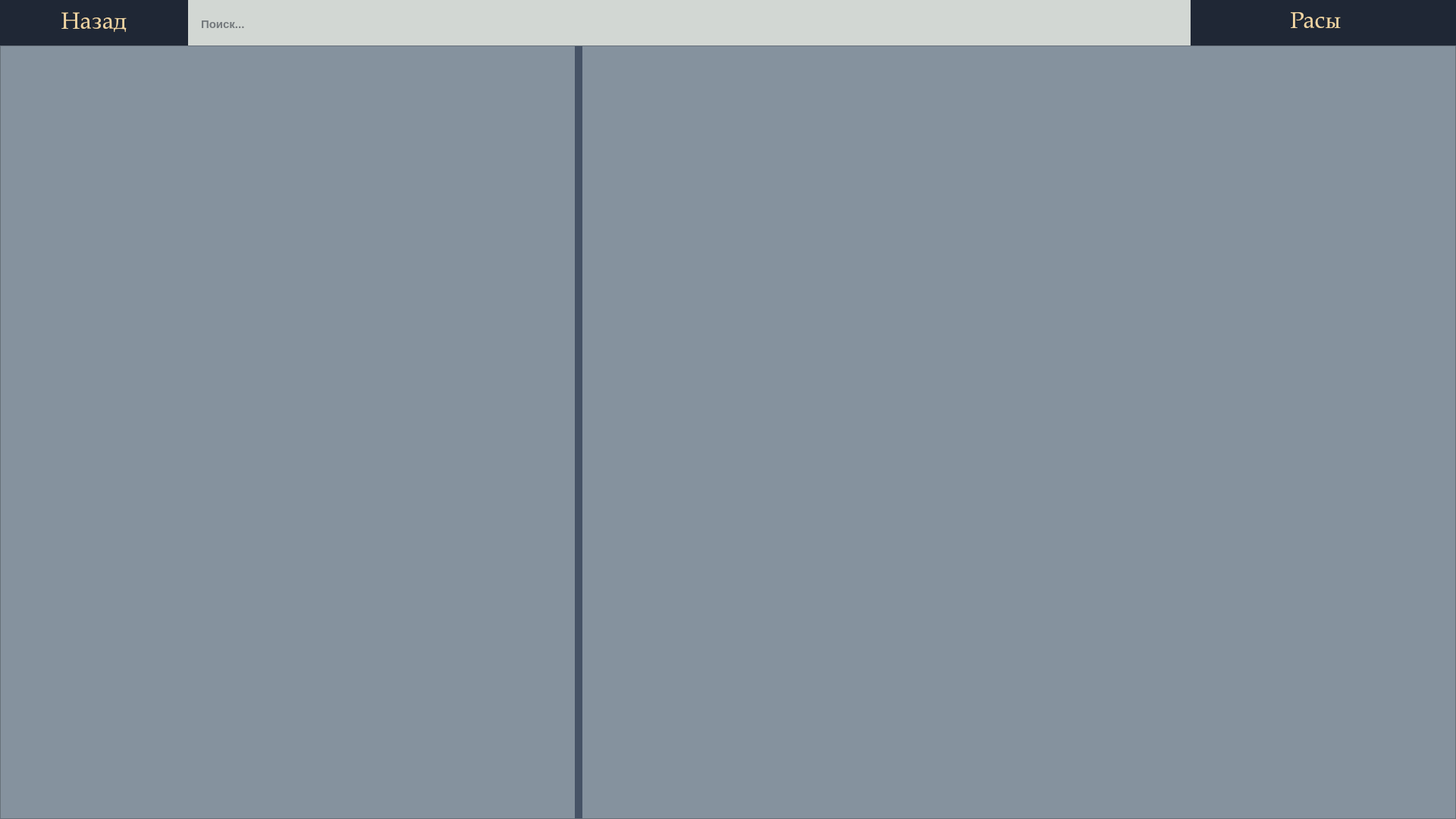
<?xml version="1.0" encoding="UTF-8"?>
<ui version="4.0">
 <class>classes</class>
 <widget class="QWidget" name="classes">
  <property name="geometry">
   <rect>
    <x>0</x>
    <y>0</y>
    <width>1920</width>
    <height>1080</height>
   </rect>
  </property>
  <property name="maximumSize">
   <size>
    <width>16777215</width>
    <height>16777215</height>
   </size>
  </property>
  <property name="windowTitle">
   <string>Form</string>
  </property>
  <property name="styleSheet">
   <string notr="true">QWidget {
    background-color: rgb(133, 146, 158);
}
QWidget {
    font-family: &quot;Palatino Linotype&quot;;
}</string>
  </property>
  <layout class="QVBoxLayout" name="verticalLayout_2" stretch="2,11">
   <property name="spacing">
    <number>0</number>
   </property>
   <property name="leftMargin">
    <number>0</number>
   </property>
   <property name="topMargin">
    <number>0</number>
   </property>
   <property name="rightMargin">
    <number>0</number>
   </property>
   <property name="bottomMargin">
    <number>0</number>
   </property>
   <item>
    <widget class="QWidget" name="TopBar" native="true">
     <property name="maximumSize">
      <size>
       <width>16777215</width>
       <height>60</height>
      </size>
     </property>
     <property name="styleSheet">
      <string notr="true">#topBar {
    background-color: rgb(24, 32, 43); /* Красим весь верх в цвет правой панели */
    border: none;
}</string>
     </property>
     <layout class="QHBoxLayout" name="horizontalLayout_4" stretch="2,11,0">
      <property name="spacing">
       <number>0</number>
      </property>
      <property name="leftMargin">
       <number>0</number>
      </property>
      <property name="topMargin">
       <number>0</number>
      </property>
      <property name="rightMargin">
       <number>0</number>
      </property>
      <property name="bottomMargin">
       <number>0</number>
      </property>
      <item>
       <widget class="QPushButton" name="btn_back">
        <property name="minimumSize">
         <size>
          <width>248</width>
          <height>62</height>
         </size>
        </property>
        <property name="font">
         <font>
          <family>Palatino Linotype</family>
          <pointsize>23</pointsize>
         </font>
        </property>
        <property name="styleSheet">
         <string notr="true">QPushButton {
    background-color: rgb(31, 39, 53);  /* Тёмно-синий цвет, как у кнопок классов */
    color: rgb(240, 213, 163);          /* Яркое золото для текста */
    border: none;                       /* Убираем рамки, чтобы была сплошная заливка */
    border-radius: 0px;                 /* Прямые углы в стиль вашей поисковой строки */
    padding: 6px 18px;                  /* Внутренние отступы */
}

/* Эффект при наведении мышки */
QPushButton:hover {
    background-color: rgb(45, 56, 76);  /* Кнопка становится чуть светлее */
}

/* Эффект при нажатии (Шаг 3 из нашего плана) */
QPushButton:pressed {
    background-color: rgb(45, 56, 76);  /* Темнеет в цвет главного фона */
    color: rgb(212, 163, 89);           /* Золото текста загорается ярче */
}</string>
        </property>
        <property name="text">
         <string>Назад</string>
        </property>
       </widget>
      </item>
      <item>
       <widget class="QLineEdit" name="search_input">
        <property name="minimumSize">
         <size>
          <width>250</width>
          <height>63</height>
         </size>
        </property>
        <property name="maximumSize">
         <size>
          <width>10000</width>
          <height>16777215</height>
         </size>
        </property>
        <property name="font">
         <font>
          <family>Segoe UI</family>
          <pointsize>-1</pointsize>
          <bold>true</bold>
         </font>
        </property>
        <property name="styleSheet">
         <string notr="true">QLineEdit {
    background-color: rgb(210, 215, 211);
    color: rgb(21, 27, 38);
    border: none;
    border-radius: 0px;
    padding: 6px 15px;
    font-family: &quot;Segoe UI&quot;;
    font-size: 15px;
    font-weight: bold;
}
QLineEdit:focus { outline: none; background-color: rgb(222, 227, 223); }</string>
        </property>
        <property name="text">
         <string/>
        </property>
        <property name="placeholderText">
         <string>Поиск...</string>
        </property>
       </widget>
      </item>
      <item>
       <widget class="QLabel" name="label">
        <property name="minimumSize">
         <size>
          <width>350</width>
          <height>0</height>
         </size>
        </property>
        <property name="font">
         <font>
          <family>Palatino Linotype</family>
          <pointsize>23</pointsize>
         </font>
        </property>
        <property name="styleSheet">
         <string notr="true">background-color: rgb(31, 39, 53);  /* Тёмно-синий цвет самой плашки лейбла */
color: rgb(240, 213, 163);          /* Яркое золото для букв шрифта */
border: none;                       /* Убираем стандартные рамки Windows */</string>
        </property>
        <property name="text">
         <string>                 Расы</string>
        </property>
        <property name="textFormat">
         <enum>Qt::TextFormat::AutoText</enum>
        </property>
        <property name="wordWrap">
         <bool>true</bool>
        </property>
       </widget>
      </item>
     </layout>
     <zorder>search_input</zorder>
     <zorder>btn_back</zorder>
     <zorder>label</zorder>
    </widget>
   </item>
   <item>
    <widget class="QFrame" name="mainContent">
     <property name="frameShape">
      <enum>QFrame::Shape::StyledPanel</enum>
     </property>
     <property name="frameShadow">
      <enum>QFrame::Shadow::Raised</enum>
     </property>
     <layout class="QHBoxLayout" name="horizontalLayout_3" stretch="2,3">
      <property name="spacing">
       <number>0</number>
      </property>
      <property name="leftMargin">
       <number>0</number>
      </property>
      <property name="topMargin">
       <number>0</number>
      </property>
      <property name="rightMargin">
       <number>0</number>
      </property>
      <property name="bottomMargin">
       <number>0</number>
      </property>
      <item>
       <widget class="QFrame" name="leftContentPanel">
        <property name="minimumSize">
         <size>
          <width>412</width>
          <height>71</height>
         </size>
        </property>
        <property name="styleSheet">
         <string notr="true">#leftContentPanel {
    background-color: rgb(133, 146, 158);
    border: none;
    border-right: 10px solid rgb(70, 83, 102);
}</string>
        </property>
        <property name="frameShape">
         <enum>QFrame::Shape::StyledPanel</enum>
        </property>
        <property name="frameShadow">
         <enum>QFrame::Shadow::Raised</enum>
        </property>
        <layout class="QVBoxLayout" name="verticalLayout">
         <item>
          <widget class="QListWidget" name="listWidget">
           <property name="font">
            <font>
             <family>Palatino Linotype</family>
             <pointsize>18</pointsize>
            </font>
           </property>
           <property name="styleSheet">
            <string notr="true">QListWidget {
    background-color: transparent;      /* Прозрачный фон списка */
    border: none;                       /* Убираем внешние рамки */
    outline: none;                      /* Отключаем пунктирные линии выбора */
}

/* Настройка внешнего вида элементов списка (строк с классами) */
QListWidget::item {
    background-color: rgb(31, 39, 53);  /* Тёмно-синий цвет плашки по умолчанию */
    color: rgb(240, 213, 163);          /* Спокойное золото для текста */
    border-radius: 8px;                 /* Скругление углов */
    padding: 12px 20px;                 /* Внутренние отступы */
    margin-bottom: 10px;                /* Расстояние между строками */
    

}

/* Эффект при наведении мышки */
QListWidget::item:hover {
    background-color: rgb(45, 56, 76);  /* Кнопка становится чуть светлее */
}

/* Эффект, когда класс в списке ВЫБРАН (на него нажали) */
QListWidget::item:selected {
    /* Фон остаётся вашим, тёмно-сине-стальным */
    background-color: rgb(41, 52, 71);  
    
    /* ТОТ САМЫЙ ЭФФЕКТ: золото текста загорается ярче и насыщеннее! */
    color: rgb(255, 223, 160);          
}</string>
           </property>
          </widget>
         </item>
        </layout>
       </widget>
      </item>
      <item>
       <widget class="QFrame" name="rightContentPanel">
        <property name="styleSheet">
         <string notr="true">#rightContentPanel {
    background-color: rgb(133, 146, 158);
    border: none;
}</string>
        </property>
        <property name="frameShape">
         <enum>QFrame::Shape::StyledPanel</enum>
        </property>
        <property name="frameShadow">
         <enum>QFrame::Shadow::Raised</enum>
        </property>
        <layout class="QVBoxLayout" name="verticalLayout_3" stretch="3">
         <item>
          <widget class="QScrollArea" name="classScrollArea">
           <property name="styleSheet">
            <string notr="true">/* Делаем саму область прокрутки и её холст прозрачными */
QScrollArea {
    background-color: transparent;
    border: none;
}
#scrollAreaWidgetContents {
    background-color: transparent;
}

/* ======================================================== */
/* 🛠 НАСТРОЙКА ВЕРТИКАЛЬНОГО ПОЛЗУНКА (SCROLLBAR) */
/* ======================================================== */

/* 1. Дорожка, по которой двигается ползунок */
QScrollBar:vertical {
    background-color: rgb(233, 227, 212);  /* Чуть более плотный пергаментный оттенок, чтобы выделяться */
    width: 10px;                         /* Аккуратная толщина линии */
    margin: 0px 0px 0px 0px;
    border-radius: 5px;                  /* Мягкое скругление дорожки */
}

/* 2. Сам бегунок (за который мы тянем мышкой) */
QScrollBar::handle:vertical {
    background-color: rgb(46, 64, 87);   /* Приглушённый стальной синий цвет (плотный и непрозрачный!) */
    min-height: 30px;                    /* Чтобы ползунок не сжимался в крошечную точку */
    border-radius: 5px;                  /* Круглые аккуратные края бегунка */
}

/* 3. Эффект при наведении курсора мыши */
QScrollBar::handle:vertical:hover {
    background-color: rgb(194, 150, 85); /* Загорается матовым D&amp;D золотом */
}

/* 4. Эффект, когда мы зажали ползунок кнопкой мыши */
QScrollBar::handle:vertical:pressed {
    background-color: rgb(114, 34, 43);  /* Становится благородным бордовым */
}

/* 5. Полностью убираем технические стрелочки Windows сверху и снизу */
QScrollBar::sub-line:vertical, QScrollBar::add-line:vertical {
    border: none;
    background: none;
    height: 0px;
}
QScrollBar::up-arrow:vertical, QScrollBar::down-arrow:vertical {
    border: none;
    background: none;
    height: 0px;
}</string>
           </property>
           <property name="widgetResizable">
            <bool>true</bool>
           </property>
           <widget class="QWidget" name="scrollAreaWidgetContents">
            <property name="geometry">
             <rect>
              <x>0</x>
              <y>0</y>
              <width>1133</width>
              <height>1000</height>
             </rect>
            </property>
            <layout class="QVBoxLayout" name="verticalLayout_4" stretch="1,2">
             <property name="spacing">
              <number>0</number>
             </property>
             <property name="leftMargin">
              <number>9</number>
             </property>
             <property name="topMargin">
              <number>9</number>
             </property>
             <property name="rightMargin">
              <number>9</number>
             </property>
             <property name="bottomMargin">
              <number>9</number>
             </property>
             <item>
              <widget class="QWidget" name="box1" native="true">
               <layout class="QHBoxLayout" name="horizontalLayout" stretch="1,2">
                <item>
                 <widget class="QLabel" name="Race_icon">
                  <property name="minimumSize">
                   <size>
                    <width>300</width>
                    <height>300</height>
                   </size>
                  </property>
                  <property name="maximumSize">
                   <size>
                    <width>300</width>
                    <height>300</height>
                   </size>
                  </property>
                  <property name="text">
                   <string/>
                  </property>
                 </widget>
                </item>
                <item>
                 <widget class="QLabel" name="Race_name">
                  <property name="text">
                   <string/>
                  </property>
                 </widget>
                </item>
               </layout>
              </widget>
             </item>
             <item>
              <widget class="QWidget" name="box2" native="true">
               <layout class="QVBoxLayout" name="verticalLayout_5">
                <property name="spacing">
                 <number>6</number>
                </property>
                <property name="topMargin">
                 <number>9</number>
                </property>
                <property name="rightMargin">
                 <number>9</number>
                </property>
                <property name="bottomMargin">
                 <number>9</number>
                </property>
                <item>
                 <widget class="QLabel" name="Race_info">
                  <property name="sizePolicy">
                   <sizepolicy hsizetype="Preferred" vsizetype="Expanding">
                    <horstretch>0</horstretch>
                    <verstretch>0</verstretch>
                   </sizepolicy>
                  </property>
                  <property name="text">
                   <string/>
                  </property>
                  <property name="wordWrap">
                   <bool>true</bool>
                  </property>
                 </widget>
                </item>
                <item>
                 <widget class="QLabel" name="Race_abilities">
                  <property name="sizePolicy">
                   <sizepolicy hsizetype="Preferred" vsizetype="Expanding">
                    <horstretch>0</horstretch>
                    <verstretch>0</verstretch>
                   </sizepolicy>
                  </property>
                  <property name="text">
                   <string/>
                  </property>
                  <property name="wordWrap">
                   <bool>true</bool>
                  </property>
                 </widget>
                </item>
               </layout>
              </widget>
             </item>
            </layout>
           </widget>
          </widget>
         </item>
        </layout>
       </widget>
      </item>
     </layout>
    </widget>
   </item>
  </layout>
  <zorder>mainContent</zorder>
  <zorder>TopBar</zorder>
 </widget>
 <resources/>
 <connections/>
</ui>
